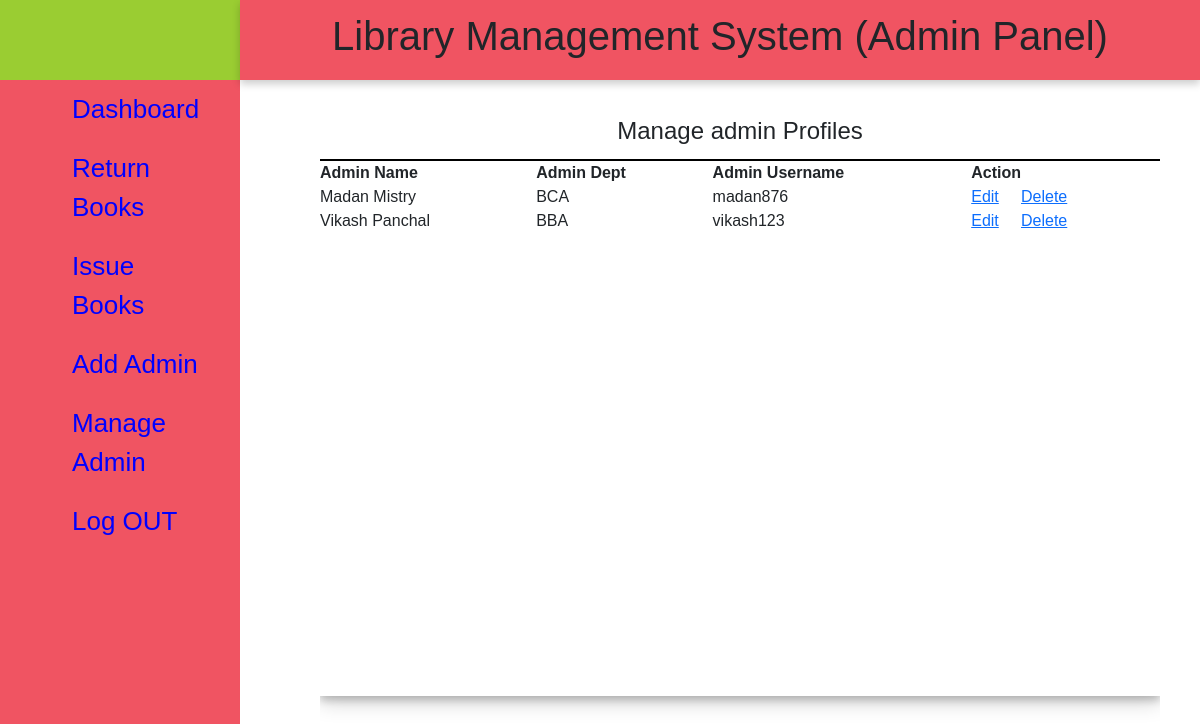
Page /adminpanel/manage_admin.php (signed in) on the committed database.
### tables this page shows
CREATE TABLE IF NOT EXISTS `admin_mst` (
  `id` int(10) NOT NULL AUTO_INCREMENT,
  `admin_name` varchar(25) NOT NULL,
  `department` varchar(10) NOT NULL,
  `username` varchar(15) NOT NULL,
  `password` varchar(10) NOT NULL,
  PRIMARY KEY (`id`)
);

### adminpanel/manage_admin.php (the view, shortened to what this page needs)
<?php
    include '_sidemenu.php';
    include ('connection.php');
    $usr=$_SESSION['username'];
    $sql="Select * from admin_mst where username not like '$usr'";
    $query=mysqli_query($con,$sql);
?>
<!DOCTYPE html>
<html lang="en">
<head>
    <link rel="stylesheet" href="manageadmin.css">
    <link rel="stylesheet" href="bootstrap.min.css">
</head>
<body>
        <div class="content">
            <div class="admin">
                <div class="title">
                    <h4>Manage admin Profiles</h4>
                </div>
                    <table>
                        <tr>
                            <th>Admin Name</th>
                            <th>Admin Dept</th>
                            <th>Admin Username</th>
                            <th>Action</th>
                        </tr>
                        <?php
                                while($row=mysqli_fetch_object($query)){
                        ?>
                        <tr>
                                    <td><?php echo $row->admin_name; ?></td>
                                    <td><?php echo $row->department; ?></td>
                                    <td><?php echo $row->username; ?></td>
                                    <td>
                                        <a href="?adminid=<?php echo $row->id?>">Edit</a> &nbsp;&nbsp;&nbsp;
                                        <a href="?deleteid=<?php echo $row->id?>">Delete</a>
                                    </td>
                        </tr>
                        <?php
                                }
                        ?>
                    </table>
                </div>
        </div>
</body>
</html>

### adminpanel/_menu.css (style rules this page uses)
* { margin: 0; padding: 0; box-sizing: border-box; font-family: 'Trebuchet MS', 'Lucida Sans Unicode', 'Lucida Grande', 'Lucida Sans', Arial, sans-serif; }
body { background-color:rgb(213,222,222); min-height: 100vh; }

### adminpanel/manageadmin.css (style rules this page uses)
.content { position: inherit; float :right ; overflow: hidden; margin-top: 14vh; margin-right: 40px; height: 80vh; justify-content: space-around; align-items: flex-start; }
.content .admin { min-height: 73vh; min-width: 70vw; background: white; box-shadow: 0 4px 8px 0 rgba(0,0,0,0.2),0 6px 20px 0 rgba(0,0,0,0.19); display: flex; flex-direction: column; }
.title { display: flex; align-items: center; justify-content: space-around; padding: 5px 10px; border-bottom: 2px solid black; }

### rows in the picture
admin_mst: admin_name "Madan Mistry", department "BCA", username "madan876"
admin_mst: admin_name "Vikash Panchal", department "BBA", username "vikash123"
